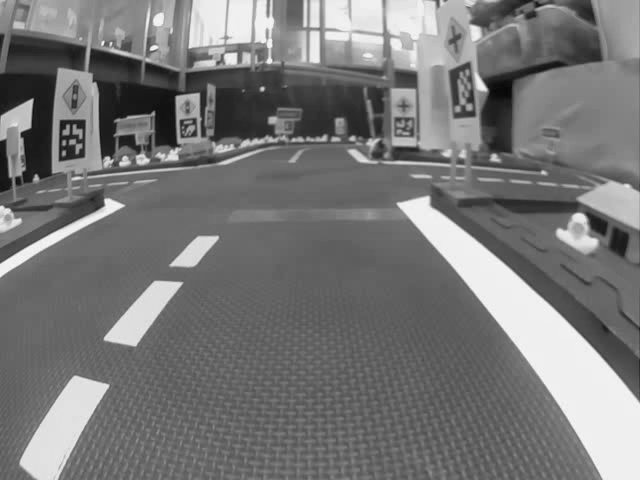
#> input picture DB_duckiebot/test_g_000001.png, 640 x 480 px; its folder holds 4 pictures in this run
$ python test.py
#> lines starting #> are read from the running program, lines starting #| are printed output that depends on the picture
### visual_odometry.py
import numpy as np
import cv2

STAGE_FIRST_FRAME = 0
STAGE_SECOND_FRAME = 1
STAGE_DEFAULT_FRAME = 2

#TODO: It was 1500 before, I think 5 is fine XD 1500 gives just shit
kMinNumFeature = 5

# No idea what this is
lk_params = dict(winSize  = (21, 21),
				#maxLevel = 3,
             	criteria = (cv2.TERM_CRITERIA_EPS | cv2.TERM_CRITERIA_COUNT, 30, 0.01))

def featureTracking(image_ref, image_cur, px_ref):
	kp2, st, err = cv2.calcOpticalFlowPyrLK(image_ref, image_cur, px_ref, None, **lk_params)  #shape: [k,2] [k,1] [k,1]

	st = st.reshape(st.shape[0])
	kp1 = px_ref[st == 1]
	kp2 = kp2[st == 1]

	return kp1, kp2


class PinholeCamera:
	def __init__(self, width, height, fx, fy, cx, cy,
				k1=0.0, k2=0.0, p1=0.0, p2=0.0, k3=0.0):
		self.width = width
		self.height = height
		self.fx = fx
		self.fy = fy
		self.cx = cx
		self.cy = cy
		self.distortion = (abs(k1) > 0.0000001)
		self.d = [k1, k2, p1, p2, k3]


class VisualOdometry:
	def __init__(self, cam, velocity):
		self.frame_stage = 0
		self.cam = cam
		self.new_frame = None
		self.last_frame = None
		self.cur_R = None
		self.cur_t = None
		self.px_ref = None
		self.px_cur = None
		self.focal = cam.fx
		self.pp = (cam.cx, cam.cy)
		self.trueX, self.trueY, self.trueZ = 0, 0, 0
		self.detector = cv2.FastFeatureDetector_create(threshold=25, nonmaxSuppression=True)
		self.velocity = velocity

	def getAbsoluteScale(self, frame_id):
        #TODO calculate driven distance between frames and return it here
		return 1

	def processFirstFrame(self):
		self.px_ref = self.detector.detect(self.new_frame)
		self.px_ref = np.array([x.pt for x in self.px_ref], dtype=np.float32)
		self.frame_stage = STAGE_SECOND_FRAME

	def processSecondFrame(self):
		self.px_ref, self.px_cur = featureTracking(self.last_frame, self.new_frame, self.px_ref)
		E, mask = cv2.findEssentialMat(self.px_cur, self.px_ref, focal=self.focal, pp=self.pp, method=cv2.RANSAC, prob=0.999, threshold=1.0)
		_, self.cur_R, self.cur_t, mask = cv2.recoverPose(E, self.px_cur, self.px_ref, focal=self.focal, pp = self.pp)
		self.frame_stage = STAGE_DEFAULT_FRAME
		self.px_ref = self.px_cur

	def processFrame(self, frame_id):
		self.px_ref, self.px_cur = featureTracking(self.last_frame, self.new_frame, self.px_ref)
		E, mask = cv2.findEssentialMat(self.px_cur, self.px_ref, focal=self.focal, pp=self.pp, method=cv2.RANSAC, prob=0.999, threshold=1.0)
		_, R, t, mask = cv2.recoverPose(E, self.px_cur, self.px_ref, focal=self.focal, pp = self.pp)
		absolute_scale = self.getAbsoluteScale(frame_id)
		if(absolute_scale > 0.1): # TODO: if we change scaling, this needs to be changes as well I think
			self.cur_t = self.cur_t + absolute_scale*self.cur_R.dot(t)
			self.cur_R = R.dot(self.cur_R)
		if(self.px_ref.shape[0] < kMinNumFeature):
			self.px_cur = self.detector.detect(self.new_frame)
			self.px_cur = np.array([x.pt for x in self.px_cur], dtype=np.float32)
		self.px_ref = self.px_cur

	def update(self, img, frame_id):
		assert(img.ndim==2 and img.shape[0]==self.cam.height and img.shape[1]==self.cam.width), "Frame: provided image has not the same size as the camera model or image is not grayscale"
		self.new_frame = img
		if(self.frame_stage == STAGE_DEFAULT_FRAME):
			self.processFrame(frame_id)
		elif(self.frame_stage == STAGE_SECOND_FRAME):
			self.processSecondFrame()
		elif(self.frame_stage == STAGE_FIRST_FRAME):
			self.processFirstFrame()
		self.last_frame = self.new_frame

### test.py
import numpy as np
import cv2
import time

######## README ########
# TODO: scaling is wrong AF. I just did it that way we see something in plot
# TODO: we need to edit the absolute distance function in visual_odometry.py
# TODO: "initial driving orientation" in plot should be downwards. If we stay still,
# data is bullshit (starts to drive in any direction) -> we should start using VO
# as soon as we drive, not before
# TODO: I think this only works if openCV v3+ and not Duckiebots version v2.5
# Maybe we should try to use older functions, or upgrade, I am not sure..
########################
from visual_odometry import PinholeCamera, VisualOdometry

# Measure time
ms_start = int(round(time.time() * 1000))

# Sleep time for debugging
sleeptime = 0#0.3
plotting = True

# Cam: width, height, focal length x, focal length y, cam center x, cam center y
cam = PinholeCamera(640.0, 480.0, 1192, 1192, 320.0, 240.0)

# VO: cam, speed
vo = VisualOdometry(cam, 0.1)

# Some trajectory or so
traj = np.zeros((600,600,3), dtype=np.uint8)

# Loop through every image (gray scale) in our DB
for img_id in range(1,105):
	# Load image
	img = cv2.imread('DB_duckiebot/test_g_'+str(img_id).zfill(6)+'.png', 0)
#> img is the input picture: shape (480, 640); min 6, max 250, mean 119.5

	# Update odometry
	vo.update(img, img_id)
#> in processFirstFrame, `self.px_ref = self.detector.detect(self.new_frame)`: self.px_ref = 709 keypoints; strongest (x, y, size): (32, 99, 7), (36, 175, 7), (151, 49, 7), (263, 88, 7)
#> in processFirstFrame, `self.px_ref = np.array([x.pt for x in self.px_ref], dtype=np.float32)`: self.px_ref = 709 pairs, first value 3 to 628, second value 3 to 471
	# Obtain positions
	cur_t = vo.cur_t
	if(img_id > 2):
		x, y, z = cur_t[0], cur_t[1], cur_t[2]
	else:
		x, y, z = 0., 0., 0.

	# Obtain drawing pixels
	draw_x, draw_y = -int(x)*4+290, int(z)*4+290
	# Draw
	if plotting:
		cv2.circle(traj, (draw_x,draw_y), 1, (img_id*255/4540,255-img_id*255/4540,0), 1)
		cv2.rectangle(traj, (10, 20), (600, 60), (0,0,0), -1)
		text = "Coordinates: x=%2fm y=%2fm z=%2fm"%(x,y,z)
		cv2.putText(traj, text, (20,40), cv2.FONT_HERSHEY_PLAIN, 1, (255,255,255), 1, 8)
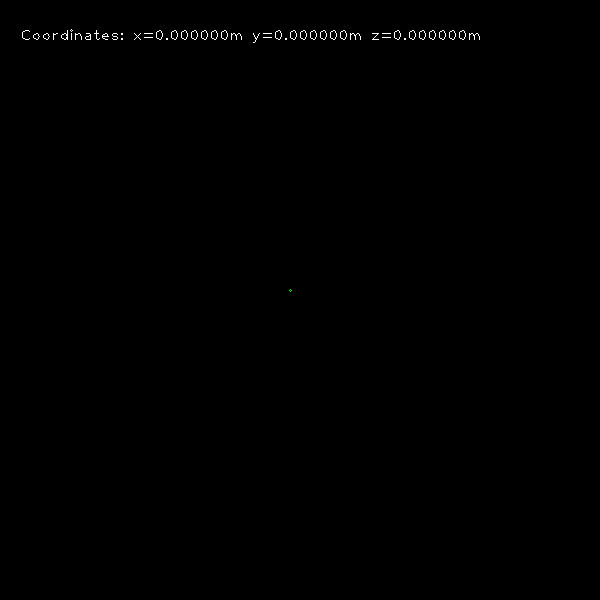
#> traj: shape (600, 600, 3); mean of channels 0, 1, 2 0.6, 0.6, 0.6; drawn as B, G, R
#> pass 3 of the loop `for img_id in range(1,105):`:
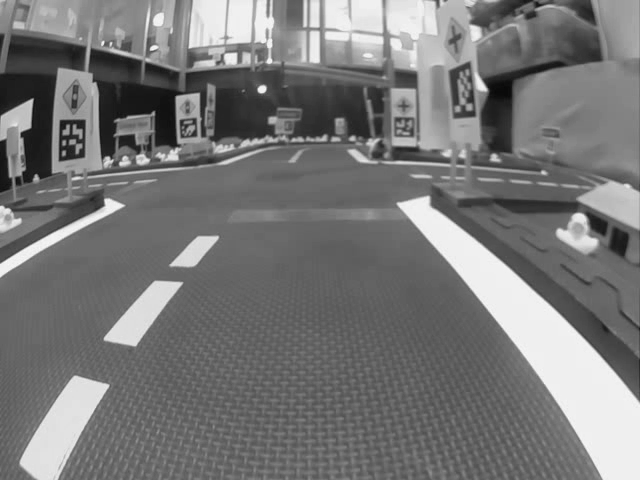
#> input picture DB_duckiebot/test_g_000003.png, 640 x 480 px
#> img is the input picture: shape (480, 640); min 7, max 251, mean 119.6
#> in processFrame, `E, mask = cv2.findEssentialMat(self.px_cur, self.px_ref, focal=self.fo..`: E = [[-8.45e-07, -0.697, -0.119], [0.697, -4.86e-08, -0.0198], [0.119, 0.0198, -1.17e-06]]; mask = 709 values from 1 to 1
#> in processFrame, `_, R, t, mask = cv2.recoverPose(E, self.px_cur, self.px_ref, focal=sel..`: R = [[1, 3.55e-07, -1.07e-05], [-3.55e-07, 1, -6.32e-06], [1.07e-05, 6.32e-06, 1]]; t = [0.028, -0.168, 0.985]; mask = 709 values from 0 to 0
#> in processFrame, `self.cur_t = self.cur_t + absolute_scale*self.cur_R.dot(t)`: self.cur_t = [0.338, 0.156, 1.88]
#> in processFrame, `self.cur_R = R.dot(self.cur_R)`: self.cur_R = [[1, 0.000283, -0.000265], [-0.000283, 1, -0.000488], [0.000264, 0.000488, 1]]
#> cur_t = [0.338, 0.156, 1.88]
#> x = [0.338]; y = [0.156]; z = [1.88]
#> draw_x = 290; draw_y = 294
#> `cv2.putText(traj, text, (20,40), cv2.FONT_HERSHEY_PLAIN, 1, (255,255,2..`:
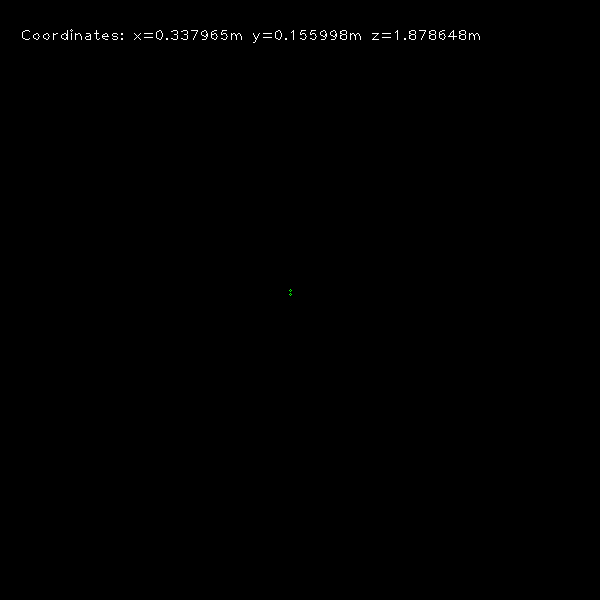
#> traj: shape (600, 600, 3); mean of channels 0, 1, 2 0.6, 0.6, 0.6; drawn as B, G, R
#> (the run stopped early here; a loop or call above may not have finished)
